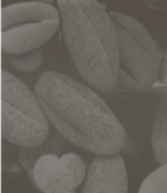
%> input picture MATLAB/medical procession/cell.jpg, 167 x 193 px
$ octave HistogramEqualization.m   (GNU Octave 9; MATLAB toolbox functions it lacks are replaced by stand-ins)
%> lines starting %> are read from the running program, lines starting %| are printed output that depends on the picture
clc;
clear;

im1 = imread('cell.jpg');
%> im1 is the input picture: size 193x167x3 uint8; mean R, G, B 105, 100.6, 94.1
im2 = im1;
im = rgb2gray(im1);

[h,w] = size(im);
%> h = 193; w = 167

c = zeros(1,256);
for i = 1:h
    for j = 1:w
        c(1,im(i,j)) = c(1,im(i,j))+1;
    end
end
%> after the loop, c = 256 values, max 1882 at index 85, min 0 at index 1, mean 125.9

m = 0;
s = zeros(1,256);
for i = 1:256
    m = m+c(1,i);
    s(1,i) = m;
end
%> after the loop, m = 32231; s = 256 values from 0 to 32231

s1 = zeros(1,256);
for i = 1:h
    for j = 1:w
        im(i,j) = 256/(h*w)*s(im(i,j));
        s1(1,im(i,j)+1) = s1(1,im(i,j)+1)+1;
    end
end
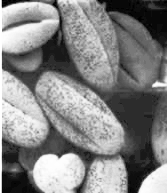
%> im: size 193x167 uint8; min 0, max 255, mean 131.2
%> after the loop, s1 = 256 values, max 1882 at index 45, min 0 at index 3, mean 125.9


figure;
imshow(im2);
figure;
bar(c);
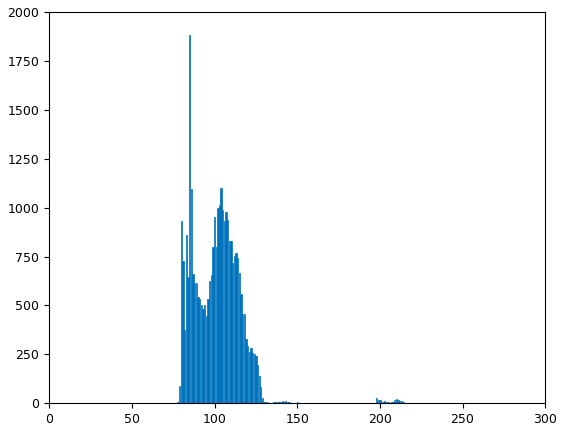
%> figure redrawn from the program's plot data; tallest bar 1882 high, from x = 84.6 to 85.4
figure;
imshow(im);
figure;
bar(s1);
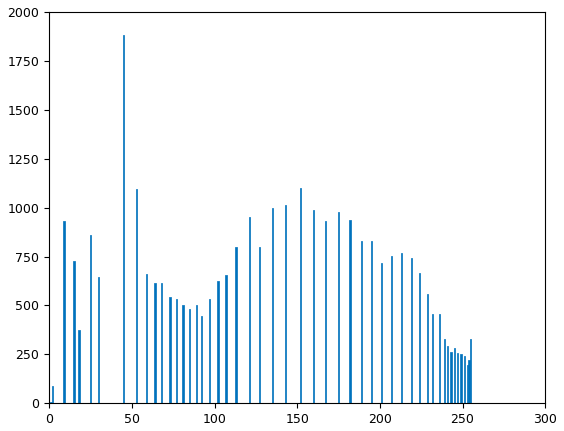
%> figure redrawn from the program's plot data; tallest bar 1882 high, from x = 44.6 to 45.4

$ run again, with MATLAB/medical procession/skeleton.jpg copied over MATLAB/medical procession/cell.jpg
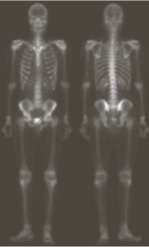
%> input picture MATLAB/medical procession/skeleton.jpg, 149 x 247 px
%> im1 is the input picture: size 247x149x3 uint8; mean R, G, B 89.2, 83.2, 75.8
%> after the loop `for i = 1:h`: c = 256 values, max 12754 at index 70, min 0 at index 1, mean 143.8
%> after the loop `for i = 1:256`: m = 36803; s = 256 values from 0 to 36803
%> after the loop `for i = 1:h`:
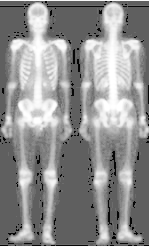
%> im: size 247x149 uint8; min 0, max 255, mean 144.7
%> after the loop `for i = 1:h`: s1 = 256 values, max 12754 at index 96, min 0 at index 2, mean 143.8
%> `bar(s1);`:
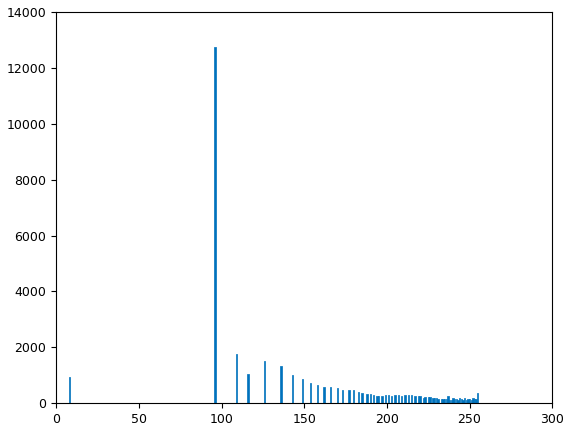
%> figure redrawn from the program's plot data; tallest bar 12754 high, from x = 95.6 to 96.4

$ run again, with MATLAB/medical procession/star.jpg copied over MATLAB/medical procession/cell.jpg
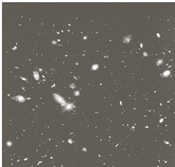
%> input picture MATLAB/medical procession/star.jpg, 175 x 167 px
%> im1 is the input picture: size 167x175x3 uint8; mean R, G, B 105.1, 100.4, 94.4
%> after the loop `for i = 1:h`: c = 256 values, max 6647 at index 94, min 0 at index 1, mean 114.2
%> after the loop `for i = 1:256`: m = 29225; s = 256 values from 0 to 29225
%> after the loop `for i = 1:h`:
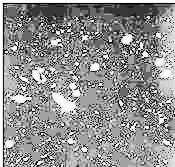
%> im: size 167x175 uint8; min 0, max 255, mean 143.8
%> after the loop `for i = 1:h`: s1 = 256 values, max 6647 at index 163, min 0 at index 5, mean 114.2
%> `bar(s1);`:
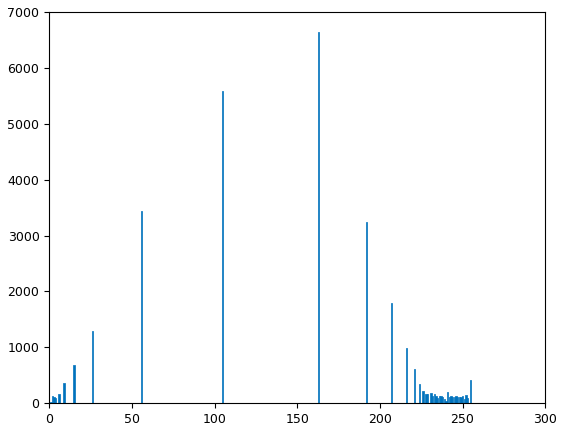
%> figure redrawn from the program's plot data; tallest bar 6647 high, from x = 162.6 to 163.4
